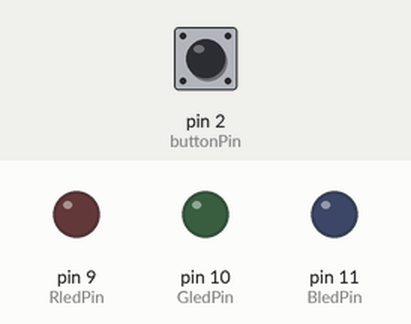
This sketch was run on a simulated Arduino Uno, built with avr-gcc and run on an emulated ATmega328P. On the bench: output pins drawn as LEDs (lit = HIGH). Inputs (shaded band) come from the test bench; at power-on: pin 2 (buttonPin) HIGH.

Above: at 1.2 s.
1.3 s: pin 2 (buttonPin) pulled LOW for 0.15 s
At 1.8 s:
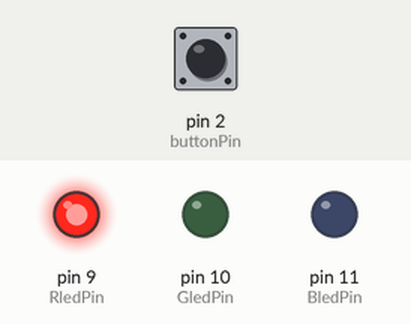
2.9 s: pin 2 (buttonPin) pulled LOW for 1 s
At 4.3 s:
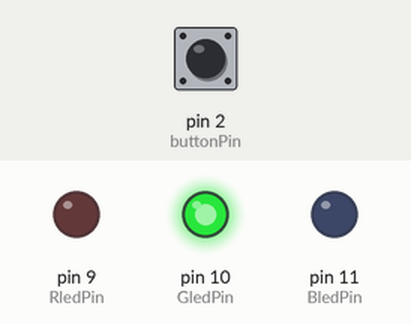
5.4 s: pin 2 (buttonPin) pulled LOW for 0.15 s
At 6.2 s:
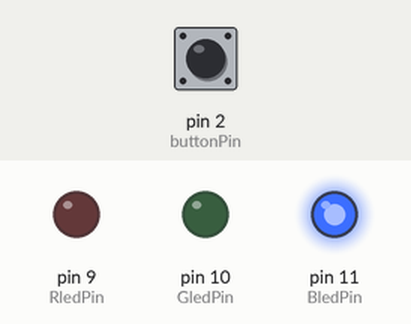
7.0 s: pin 2 (buttonPin) pulled LOW for 3.2 s
At 7.4 s:
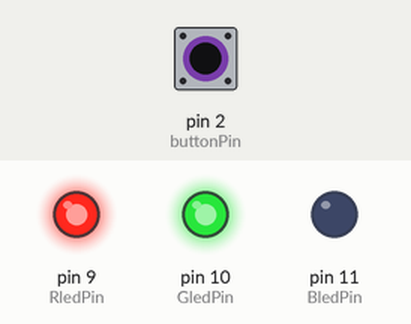
11.7 s: pin 2 (buttonPin) pulled LOW for 0.15 s
At 12.2 s:
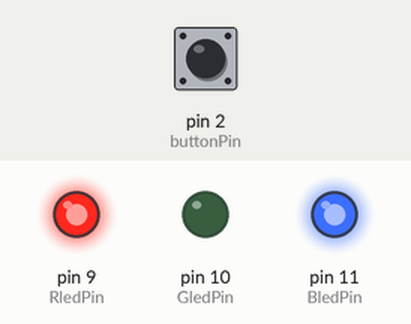
13.3 s: pin 2 (buttonPin) pulled LOW for 1 s
At 14.6 s:
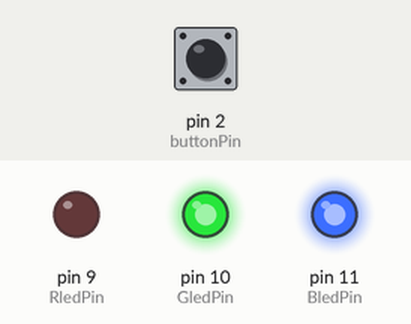
Timing chart, 0 to 16.3 s (numbered marks = the images above; inputs shaded):
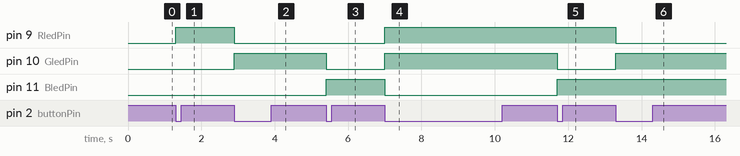

The sketch:

shadow-lamp.ino
```cpp
// 腳位設定
const int buttonPin = 2;   // 按鈕
const int RledPin = 9;     // 紅
const int GledPin = 10;     // 綠
const int BledPin = 11;     // 藍

// 狀態變數
int buttonState = 0;
int lastButtonState = 0;
int colorMode = 0;  // 用來記錄現在是第幾種顏色

void setup() {
  pinMode(buttonPin, INPUT_PULLUP);  // 使用內建上拉電阻
  pinMode(RledPin, OUTPUT);
  pinMode(GledPin, OUTPUT);
  pinMode(BledPin, OUTPUT);

  // 一開始全關
  setColor(0, 0, 0);
}

void loop() {
  // 讀取按鈕狀態
  buttonState = digitalRead(buttonPin);

  // 檢查按鈕是否從未按 → 被按下
  if (buttonState == LOW && lastButtonState == HIGH) {
    colorMode++;
    if (colorMode > 7) colorMode = 0; // 循環回到暗的狀態
    changeColor(colorMode);
    delay(200);  // 去抖動
  }

  lastButtonState = buttonState;
}

// 設定顏色（共陰極：HIGH=亮, LOW=暗）
void setColor(int r, int g, int b) {
  digitalWrite(RledPin, r ? HIGH : LOW);
  digitalWrite(GledPin, g ? HIGH : LOW);
  digitalWrite(BledPin, b ? HIGH : LOW);
}

// 根據 colorMode 改變顏色
void changeColor(int mode) {
  switch (mode) {
    case 0: setColor(0, 0, 0); break; // 暗
    case 1: setColor(1, 0, 0); break; // 紅
    case 2: setColor(0, 1, 0); break; // 綠
    case 3: setColor(0, 0, 1); break; // 藍
    case 4: setColor(1, 1, 0); break; // 黃
    case 5: setColor(1, 0, 1); break; // 紫
    case 6: setColor(0, 1, 1); break; // 青
    case 7: setColor(1, 1, 1); break; // 白
  }
}
```

Measured:
- after the input at 1.3 s, pin 9 (RledPin): LOW → HIGH at once
- after the input at 2.9 s, pin 9 (RledPin): HIGH → LOW at once; pin 10 (GledPin): LOW → HIGH at once
- after the input at 5.4 s, pin 10 (GledPin): HIGH → LOW at once; pin 11 (BledPin): LOW → HIGH at once
- after the input at 7.0 s, pin 9 (RledPin), pin 10 (GledPin): LOW → HIGH at once; pin 11 (BledPin): HIGH → LOW at once
- after the input at 11.7 s, pin 10 (GledPin): HIGH → LOW at once; pin 11 (BledPin): LOW → HIGH at once
- after the input at 13.3 s, pin 9 (RledPin): HIGH → LOW at once; pin 10 (GledPin): LOW → HIGH at once
